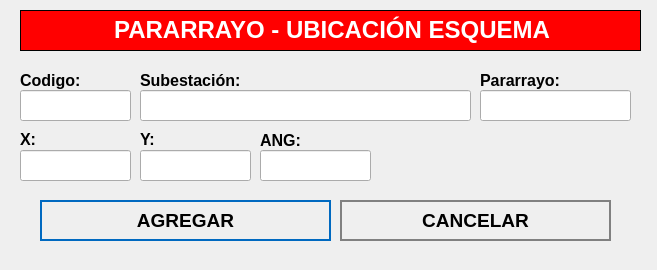
<?xml version="1.0" encoding="UTF-8"?>
<ui version="4.0">
 <class>NewBook</class>
 <widget class="QWidget" name="NewBook">
  <property name="geometry">
   <rect>
    <x>0</x>
    <y>0</y>
    <width>657</width>
    <height>270</height>
   </rect>
  </property>
  <property name="windowTitle">
   <string>Nuevo Registro</string>
  </property>
  <property name="styleSheet">
   <string notr="true">QPushButton
{	
	height: 2em;
 	border-style: solid;
	border-width: 2px;
 	border-color: grey;
	font-weight: bold;
}

QPushButton:hover
{
   	background-color:grey;
	color:white;
}</string>
  </property>
  <widget class="QLabel" name="label">
   <property name="geometry">
    <rect>
     <x>20</x>
     <y>10</y>
     <width>621</width>
     <height>41</height>
    </rect>
   </property>
   <property name="font">
    <font>
     <underline>false</underline>
    </font>
   </property>
   <property name="autoFillBackground">
    <bool>false</bool>
   </property>
   <property name="styleSheet">
    <string notr="true">background-color: red;</string>
   </property>
   <property name="frameShape">
    <enum>QFrame::Box</enum>
   </property>
   <property name="text">
    <string>&lt;html&gt;&lt;head/&gt;&lt;body&gt;&lt;p align=&quot;center&quot;&gt;&lt;span style=&quot; font-size:18pt; font-weight:600; color:#ffffff;&quot;&gt;PARARRAYO - UBICACIÓN ESQUEMA&lt;/span&gt;&lt;/p&gt;&lt;/body&gt;&lt;/html&gt;</string>
   </property>
  </widget>
  <widget class="QLabel" name="label_autoriza">
   <property name="geometry">
    <rect>
     <x>20</x>
     <y>70</y>
     <width>101</width>
     <height>21</height>
    </rect>
   </property>
   <property name="text">
    <string>&lt;html&gt;&lt;head/&gt;&lt;body&gt;&lt;p&gt;&lt;span style=&quot; font-size:12pt; font-weight:600;&quot;&gt;Codigo:&lt;/span&gt;&lt;/p&gt;&lt;/body&gt;&lt;/html&gt;</string>
   </property>
  </widget>
  <widget class="QLineEdit" name="inputCodigo">
   <property name="geometry">
    <rect>
     <x>20</x>
     <y>90</y>
     <width>111</width>
     <height>31</height>
    </rect>
   </property>
   <property name="font">
    <font>
     <pointsize>12</pointsize>
    </font>
   </property>
  </widget>
  <widget class="QLineEdit" name="inputSubestacion">
   <property name="geometry">
    <rect>
     <x>140</x>
     <y>90</y>
     <width>331</width>
     <height>31</height>
    </rect>
   </property>
   <property name="font">
    <font>
     <pointsize>12</pointsize>
    </font>
   </property>
  </widget>
  <widget class="QPushButton" name="addButton">
   <property name="geometry">
    <rect>
     <x>40</x>
     <y>200</y>
     <width>291</width>
     <height>41</height>
    </rect>
   </property>
   <property name="font">
    <font>
     <pointsize>14</pointsize>
     <weight>75</weight>
     <bold>true</bold>
    </font>
   </property>
   <property name="cursor">
    <cursorShape>PointingHandCursor</cursorShape>
   </property>
   <property name="styleSheet">
    <string notr="true">QPushButton
{	
	height: 2em;
 	border-style: solid;
	border-width: 2px;
 	border-color: #0069c0;
	font-weight: bold;
}

QPushButton:hover
{
   	background-color:#0069c0;
	color:white;
}</string>
   </property>
   <property name="text">
    <string>AGREGAR</string>
   </property>
   <property name="icon">
    <iconset>
     <normaloff>../assets/icons/add-icon.png</normaloff>../assets/icons/add-icon.png</iconset>
   </property>
   <property name="iconSize">
    <size>
     <width>30</width>
     <height>30</height>
    </size>
   </property>
   <property name="autoDefault">
    <bool>true</bool>
   </property>
   <property name="default">
    <bool>true</bool>
   </property>
   <property name="flat">
    <bool>true</bool>
   </property>
  </widget>
  <widget class="QPushButton" name="cancelButton">
   <property name="geometry">
    <rect>
     <x>340</x>
     <y>200</y>
     <width>271</width>
     <height>41</height>
    </rect>
   </property>
   <property name="font">
    <font>
     <pointsize>14</pointsize>
     <weight>75</weight>
     <bold>true</bold>
    </font>
   </property>
   <property name="cursor">
    <cursorShape>PointingHandCursor</cursorShape>
   </property>
   <property name="styleSheet">
    <string notr="true">QPushButton
{	
	height: 2em;
 	border-style: solid;
	border-width: 2px;
 	border-color: grey;
	font-weight: bold;
}

QPushButton:hover
{
   	background-color:grey;
	color:white;
}</string>
   </property>
   <property name="text">
    <string>CANCELAR</string>
   </property>
   <property name="icon">
    <iconset>
     <normaloff>../assets/icons/cancel-icon.png</normaloff>../assets/icons/cancel-icon.png</iconset>
   </property>
   <property name="iconSize">
    <size>
     <width>30</width>
     <height>30</height>
    </size>
   </property>
   <property name="autoDefault">
    <bool>true</bool>
   </property>
   <property name="default">
    <bool>true</bool>
   </property>
   <property name="flat">
    <bool>true</bool>
   </property>
  </widget>
  <widget class="QLabel" name="label_aquienVisita">
   <property name="geometry">
    <rect>
     <x>140</x>
     <y>70</y>
     <width>191</width>
     <height>21</height>
    </rect>
   </property>
   <property name="text">
    <string>&lt;html&gt;&lt;head/&gt;&lt;body&gt;&lt;p&gt;&lt;span style=&quot; font-size:12pt; font-weight:600;&quot;&gt;Subestación:&lt;/span&gt;&lt;/p&gt;&lt;/body&gt;&lt;/html&gt;</string>
   </property>
  </widget>
  <widget class="QLabel" name="label_horaIngreso">
   <property name="geometry">
    <rect>
     <x>20</x>
     <y>130</y>
     <width>71</width>
     <height>16</height>
    </rect>
   </property>
   <property name="text">
    <string>&lt;html&gt;&lt;head/&gt;&lt;body&gt;&lt;p&gt;&lt;span style=&quot; font-size:12pt; font-weight:600;&quot;&gt;X:&lt;/span&gt;&lt;/p&gt;&lt;/body&gt;&lt;/html&gt;</string>
   </property>
  </widget>
  <widget class="QLabel" name="label_horaSalida">
   <property name="geometry">
    <rect>
     <x>140</x>
     <y>130</y>
     <width>81</width>
     <height>16</height>
    </rect>
   </property>
   <property name="text">
    <string>&lt;html&gt;&lt;head/&gt;&lt;body&gt;&lt;p&gt;&lt;span style=&quot; font-size:12pt; font-weight:600;&quot;&gt;Y:&lt;/span&gt;&lt;/p&gt;&lt;/body&gt;&lt;/html&gt;</string>
   </property>
  </widget>
  <widget class="QLineEdit" name="inputX">
   <property name="geometry">
    <rect>
     <x>20</x>
     <y>150</y>
     <width>111</width>
     <height>31</height>
    </rect>
   </property>
   <property name="font">
    <font>
     <pointsize>12</pointsize>
    </font>
   </property>
  </widget>
  <widget class="QLineEdit" name="inputY">
   <property name="geometry">
    <rect>
     <x>140</x>
     <y>150</y>
     <width>111</width>
     <height>31</height>
    </rect>
   </property>
   <property name="font">
    <font>
     <pointsize>12</pointsize>
    </font>
   </property>
  </widget>
  <widget class="QLineEdit" name="inputSeccionador">
   <property name="geometry">
    <rect>
     <x>480</x>
     <y>90</y>
     <width>151</width>
     <height>31</height>
    </rect>
   </property>
   <property name="font">
    <font>
     <pointsize>12</pointsize>
    </font>
   </property>
  </widget>
  <widget class="QLabel" name="label_motivoVisita_3">
   <property name="geometry">
    <rect>
     <x>480</x>
     <y>70</y>
     <width>161</width>
     <height>21</height>
    </rect>
   </property>
   <property name="text">
    <string>&lt;html&gt;&lt;head/&gt;&lt;body&gt;&lt;p&gt;&lt;span style=&quot; font-size:12pt; font-weight:600;&quot;&gt;Pararrayo:&lt;/span&gt;&lt;/p&gt;&lt;/body&gt;&lt;/html&gt;</string>
   </property>
  </widget>
  <widget class="QLabel" name="label_motivoVisita_2">
   <property name="geometry">
    <rect>
     <x>260</x>
     <y>130</y>
     <width>101</width>
     <height>21</height>
    </rect>
   </property>
   <property name="text">
    <string>&lt;html&gt;&lt;head/&gt;&lt;body&gt;&lt;p&gt;&lt;span style=&quot; font-size:12pt; font-weight:600;&quot;&gt;ANG:&lt;/span&gt;&lt;/p&gt;&lt;/body&gt;&lt;/html&gt;</string>
   </property>
  </widget>
  <widget class="QLineEdit" name="inputANG">
   <property name="geometry">
    <rect>
     <x>260</x>
     <y>150</y>
     <width>111</width>
     <height>31</height>
    </rect>
   </property>
   <property name="font">
    <font>
     <pointsize>12</pointsize>
    </font>
   </property>
  </widget>
 </widget>
 <tabstops>
  <tabstop>inputCodigo</tabstop>
  <tabstop>inputSubestacion</tabstop>
  <tabstop>addButton</tabstop>
  <tabstop>cancelButton</tabstop>
 </tabstops>
 <resources/>
 <connections/>
</ui>
